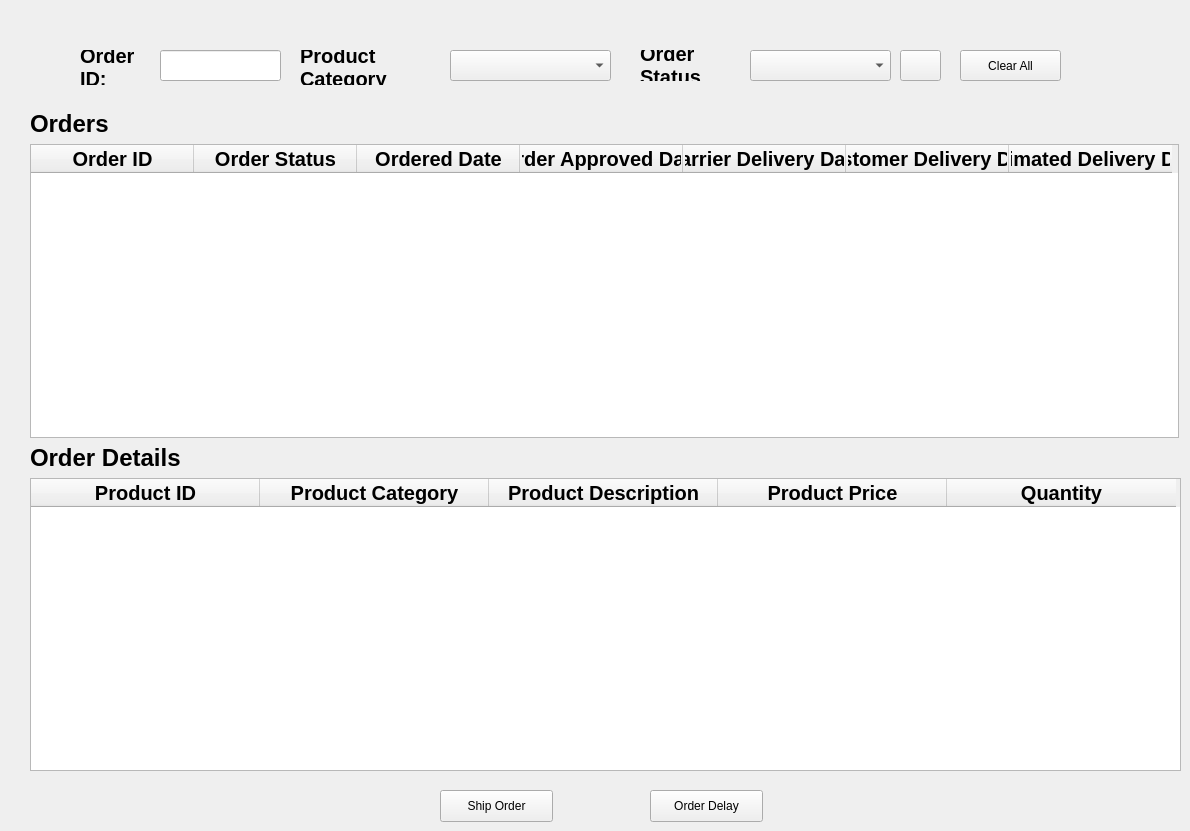
    <widget class="QWidget" name="StPageOrders_3">
     <widget class="QWidget" name="layoutWidget_28">
      <property name="geometry">
       <rect>
        <x>30</x>
        <y>110</y>
        <width>1151</width>
        <height>661</height>
       </rect>
      </property>
      <layout class="QVBoxLayout" name="verticalLayout_12">
       <item>
        <widget class="QLabel" name="label_26">
         <property name="font">
          <font>
           <pointsize>18</pointsize>
           <weight>75</weight>
           <bold>true</bold>
          </font>
         </property>
         <property name="text">
          <string>Orders</string>
         </property>
        </widget>
       </item>
       <item>
        <widget class="QTableWidget" name="tblPg1Orders_4">
         <property name="enabled">
          <bool>true</bool>
         </property>
         <property name="sizePolicy">
          <sizepolicy hsizetype="Expanding" vsizetype="Expanding">
           <horstretch>5</horstretch>
           <verstretch>0</verstretch>
          </sizepolicy>
         </property>
         <property name="minimumSize">
          <size>
           <width>0</width>
           <height>0</height>
          </size>
         </property>
         <property name="maximumSize">
          <size>
           <width>1149</width>
           <height>301</height>
          </size>
         </property>
         <property name="sizeIncrement">
          <size>
           <width>0</width>
           <height>0</height>
          </size>
         </property>
         <property name="baseSize">
          <size>
           <width>0</width>
           <height>0</height>
          </size>
         </property>
         <property name="frameShape">
          <enum>QFrame::StyledPanel</enum>
         </property>
         <property name="frameShadow">
          <enum>QFrame::Sunken</enum>
         </property>
         <property name="lineWidth">
          <number>1</number>
         </property>
         <property name="midLineWidth">
          <number>0</number>
         </property>
         <property name="autoScrollMargin">
          <number>16</number>
         </property>
         <property name="editTriggers">
          <set>QAbstractItemView::NoEditTriggers</set>
         </property>
         <property name="rowCount">
          <number>0</number>
         </property>
         <property name="columnCount">
          <number>7</number>
         </property>
         <attribute name="horizontalHeaderVisible">
          <bool>true</bool>
         </attribute>
         <attribute name="horizontalHeaderDefaultSectionSize">
          <number>163</number>
         </attribute>
         <attribute name="horizontalHeaderHighlightSections">
          <bool>false</bool>
         </attribute>
         <attribute name="horizontalHeaderMinimumSectionSize">
          <number>19</number>
         </attribute>
         <attribute name="verticalHeaderVisible">
          <bool>false</bool>
         </attribute>
         <attribute name="verticalHeaderDefaultSectionSize">
          <number>30</number>
         </attribute>
         <attribute name="verticalHeaderMinimumSectionSize">
          <number>21</number>
         </attribute>
         <column>
          <property name="text">
           <string>Order ID</string>
          </property>
          <property name="font">
           <font>
            <pointsize>15</pointsize>
            <weight>75</weight>
            <bold>true</bold>
           </font>
          </property>
          <property name="background">
           <color>
            <red>255</red>
            <green>255</green>
            <blue>255</blue>
           </color>
          </property>
         </column>
         <column>
          <property name="text">
           <string>Order Status</string>
          </property>
          <property name="font">
           <font>
            <pointsize>15</pointsize>
            <weight>75</weight>
            <bold>true</bold>
           </font>
          </property>
          <property name="background">
           <color>
            <red>255</red>
            <green>255</green>
            <blue>255</blue>
           </color>
          </property>
         </column>
         <column>
          <property name="text">
           <string>Ordered Date</string>
          </property>
          <property name="font">
           <font>
            <pointsize>15</pointsize>
            <weight>75</weight>
            <bold>true</bold>
           </font>
          </property>
          <property name="background">
           <color>
            <red>255</red>
            <green>255</green>
            <blue>255</blue>
           </color>
          </property>
         </column>
         <column>
          <property name="text">
           <string>Order Approved Date</string>
          </property>
          <property name="font">
           <font>
            <pointsize>15</pointsize>
            <weight>75</weight>
            <bold>true</bold>
           </font>
          </property>
          <property name="background">
           <color>
            <red>255</red>
            <green>255</green>
            <blue>255</blue>
           </color>
          </property>
         </column>
         <column>
          <property name="text">
           <string>Carrier Delivery Date</string>
          </property>
          <property name="font">
           <font>
            <pointsize>15</pointsize>
            <weight>75</weight>
            <bold>true</bold>
           </font>
          </property>
          <property name="background">
           <color>
            <red>255</red>
            <green>255</green>
            <blue>255</blue>
           </color>
          </property>
         </column>
         <column>
          <property name="text">
           <string>Customer Delivery Date</string>
          </property>
          <property name="font">
           <font>
            <pointsize>15</pointsize>
            <weight>75</weight>
            <bold>true</bold>
           </font>
          </property>
          <property name="background">
           <color>
            <red>255</red>
            <green>255</green>
            <blue>255</blue>
           </color>
          </property>
         </column>
         <column>
          <property name="text">
           <string>Estimated Delivery Date</string>
          </property>
          <property name="font">
           <font>
            <pointsize>15</pointsize>
            <weight>75</weight>
            <bold>true</bold>
           </font>
          </property>
          <property name="background">
           <color>
            <red>255</red>
            <green>255</green>
            <blue>255</blue>
           </color>
          </property>
         </column>
        </widget>
       </item>
       <item>
        <widget class="QLabel" name="label_34">
         <property name="font">
          <font>
           <pointsize>18</pointsize>
           <weight>75</weight>
           <bold>true</bold>
          </font>
         </property>
         <property name="text">
          <string>Order Details</string>
         </property>
        </widget>
       </item>
       <item>
        <widget class="QTableWidget" name="tblPg1OrderDetails_4">
         <attribute name="horizontalHeaderDefaultSectionSize">
          <number>229</number>
         </attribute>
         <attribute name="verticalHeaderVisible">
          <bool>false</bool>
         </attribute>
         <column>
          <property name="text">
           <string>Product ID</string>
          </property>
          <property name="font">
           <font>
            <pointsize>15</pointsize>
            <weight>75</weight>
            <bold>true</bold>
           </font>
          </property>
          <property name="background">
           <color>
            <red>255</red>
            <green>255</green>
            <blue>255</blue>
           </color>
          </property>
         </column>
         <column>
          <property name="text">
           <string>Product Category</string>
          </property>
          <property name="font">
           <font>
            <pointsize>15</pointsize>
            <weight>75</weight>
            <bold>true</bold>
           </font>
          </property>
          <property name="background">
           <color>
            <red>255</red>
            <green>255</green>
            <blue>255</blue>
           </color>
          </property>
         </column>
         <column>
          <property name="text">
           <string>Product Description</string>
          </property>
          <property name="font">
           <font>
            <pointsize>15</pointsize>
            <weight>75</weight>
            <bold>true</bold>
           </font>
          </property>
         </column>
         <column>
          <property name="text">
           <string>Product Price</string>
          </property>
          <property name="font">
           <font>
            <pointsize>15</pointsize>
            <weight>75</weight>
            <bold>true</bold>
           </font>
          </property>
          <property name="background">
           <color>
            <red>255</red>
            <green>255</green>
            <blue>255</blue>
           </color>
          </property>
         </column>
         <column>
          <property name="text">
           <string>Quantity</string>
          </property>
          <property name="font">
           <font>
            <pointsize>15</pointsize>
            <weight>75</weight>
            <bold>true</bold>
           </font>
          </property>
          <property name="background">
           <color>
            <red>255</red>
            <green>255</green>
            <blue>255</blue>
           </color>
          </property>
         </column>
        </widget>
       </item>
      </layout>
     </widget>
     <widget class="QLabel" name="label_63">
      <property name="geometry">
       <rect>
        <x>640</x>
        <y>50</y>
        <width>101</width>
        <height>31</height>
       </rect>
      </property>
      <property name="font">
       <font>
        <pointsize>15</pointsize>
        <weight>75</weight>
        <bold>true</bold>
       </font>
      </property>
      <property name="text">
       <string>Order Status</string>
      </property>
      <property name="wordWrap">
       <bool>true</bool>
      </property>
     </widget>
     <widget class="QPushButton" name="button_search_order_1">
      <property name="geometry">
       <rect>
        <x>900</x>
        <y>50</y>
        <width>41</width>
        <height>31</height>
       </rect>
      </property>
      <property name="text">
       <string/>
      </property>
      <property name="icon">
       <iconset>
        <normaloff>picture/findglass.png</normaloff>picture/findglass.png</iconset>
      </property>
      <property name="iconSize">
       <size>
        <width>25</width>
        <height>25</height>
       </size>
      </property>
      <property name="checkable">
       <bool>false</bool>
      </property>
      <property name="autoExclusive">
       <bool>true</bool>
      </property>
     </widget>
     <widget class="QPushButton" name="clear_all_order_search_1">
      <property name="enabled">
       <bool>true</bool>
      </property>
      <property name="geometry">
       <rect>
        <x>960</x>
        <y>50</y>
        <width>101</width>
        <height>31</height>
       </rect>
      </property>
      <property name="text">
       <string>Clear All</string>
      </property>
      <property name="iconSize">
       <size>
        <width>25</width>
        <height>25</height>
       </size>
      </property>
      <property name="checkable">
       <bool>false</bool>
      </property>
      <property name="autoExclusive">
       <bool>true</bool>
      </property>
      <property name="autoDefault">
       <bool>false</bool>
      </property>
     </widget>
     <widget class="QComboBox" name="ComboBox_status_order_2">
      <property name="geometry">
       <rect>
        <x>750</x>
        <y>50</y>
        <width>141</width>
        <height>31</height>
       </rect>
      </property>
     </widget>
     <widget class="QLineEdit" name="txtSrchOrderID_12">
      <property name="geometry">
       <rect>
        <x>160</x>
        <y>50</y>
        <width>121</width>
        <height>31</height>
       </rect>
      </property>
     </widget>
     <widget class="QLabel" name="label_69">
      <property name="enabled">
       <bool>true</bool>
      </property>
      <property name="geometry">
       <rect>
        <x>80</x>
        <y>50</y>
        <width>71</width>
        <height>35</height>
       </rect>
      </property>
      <property name="font">
       <font>
        <pointsize>15</pointsize>
        <weight>75</weight>
        <bold>true</bold>
       </font>
      </property>
      <property name="text">
       <string>Order ID:</string>
      </property>
      <property name="wordWrap">
       <bool>true</bool>
      </property>
     </widget>
     <widget class="QComboBox" name="ComboBox_product_category">
      <property name="geometry">
       <rect>
        <x>450</x>
        <y>50</y>
        <width>161</width>
        <height>31</height>
       </rect>
      </property>
     </widget>
     <widget class="QLabel" name="label_70">
      <property name="enabled">
       <bool>true</bool>
      </property>
      <property name="geometry">
       <rect>
        <x>300</x>
        <y>50</y>
        <width>141</width>
        <height>35</height>
       </rect>
      </property>
      <property name="font">
       <font>
        <pointsize>15</pointsize>
        <weight>75</weight>
        <bold>true</bold>
       </font>
      </property>
      <property name="text">
       <string>Product Category</string>
      </property>
      <property name="wordWrap">
       <bool>true</bool>
      </property>
     </widget>
     <widget class="QPushButton" name="BtnShipOrder">
      <property name="geometry">
       <rect>
        <x>440</x>
        <y>790</y>
        <width>113</width>
        <height>32</height>
       </rect>
      </property>
      <property name="text">
       <string>Ship Order</string>
      </property>
     </widget>
     <widget class="QPushButton" name="BtnOrderDelay">
      <property name="geometry">
       <rect>
        <x>650</x>
        <y>790</y>
        <width>113</width>
        <height>32</height>
       </rect>
      </property>
      <property name="text">
       <string>Order Delay</string>
      </property>
     </widget>
    </widget>
